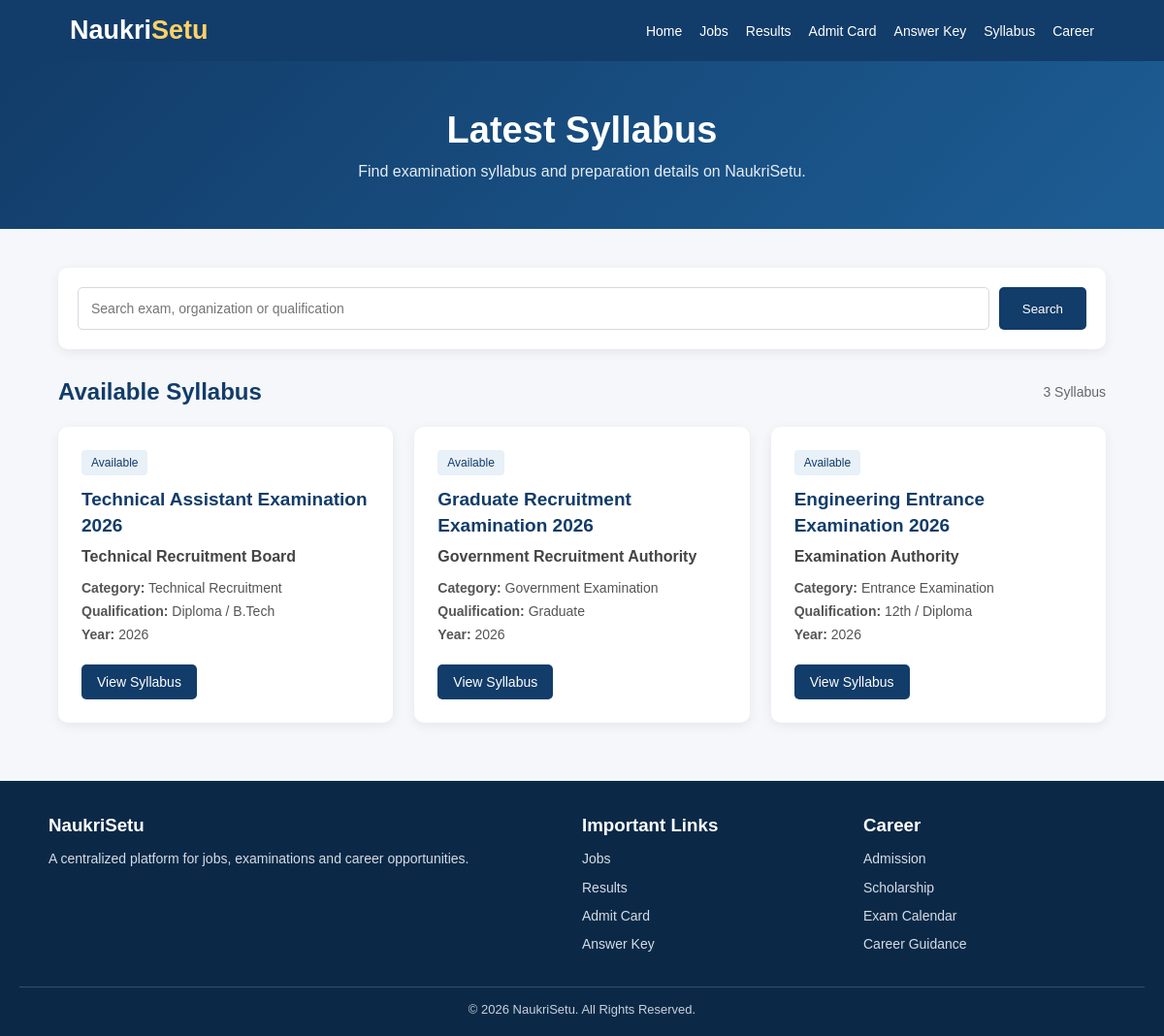
The page /syllabus on the database its author committed.
### tables this page shows
CREATE TABLE syllabus (
            id INTEGER PRIMARY KEY AUTOINCREMENT,
            title TEXT NOT NULL,
            organization TEXT NOT NULL,
            category TEXT,
            qualification TEXT,
            syllabus_date TEXT,
            syllabus_link TEXT,
            status TEXT DEFAULT 'Available'
        );

### app.py (the view)
@app.route("/syllabus")
def syllabus():
    connection = get_db_connection()
    data = connection.execute(
        "SELECT * FROM syllabus ORDER BY id DESC"
    ).fetchall()
    connection.close()
    return render_template(
        "syllabus.html",
        syllabus=data
    )

### app.py (called while the page is built)
def get_db_connection():
    connection = sqlite3.connect(DATABASE)
    connection.row_factory = sqlite3.Row
    return connection

### templates/syllabus.html (shortened to what this page needs)
<!DOCTYPE html>
<html lang="en">
<head>
</head>
<body>
<header>
    <div class="header-container">
        <div class="logo">
            Naukri<span>Setu</span>
        </div>
        <nav>
            <a href="/">Home</a>
            <a href="/jobs">Jobs</a>
            <a href="/results">Results</a>
            <a href="/admit-card">Admit Card</a>
            <a href="/answer-key">Answer Key</a>
            <a href="/syllabus">Syllabus</a>
            <a href="/career">Career</a>
        </nav>
    </div>
</header>
<section class="hero">
    <h1>Latest Syllabus</h1>
    <p>
        Find examination syllabus and preparation details
        on NaukriSetu.
    </p>
</section>
<div class="container">
    <div class="search-box">
        <form
            class="search-form"
            method="GET"
            action="/syllabus"
        >
            <input
                type="text"
                name="search"
                value="{{ request.args.get('search', '') }}"
                placeholder="Search exam, organization or qualification"
            >
            <button type="submit">
                Search
            </button>
        </form>
    </div>
    <div class="section-heading">
        <h2>Available Syllabus</h2>
        <div class="count">
            {{ syllabus|length }} Syllabus
        </div>
    </div>
    <div class="syllabus-grid">
        {% for item in syllabus %}
        <div class="syllabus-card">
            <span class="badge">
                {{ item['status'] }}
            </span>
            <h3>
                {{ item['title'] }}
            </h3>
            <div class="organization">
                {{ item['organization'] }}
            </div>
            <div class="info">
                <strong>Category:</strong>
                {{ item['category'] }}
            </div>
            <div class="info">
                <strong>Qualification:</strong>
                {{ item['qualification'] }}
            </div>
            <div class="info">
                <strong>Year:</strong>
                {{ item['syllabus_date'] }}
            </div>
            {% if item['syllabus_link'] %}
            <a
                href="{{ item['syllabus_link'] }}"
                class="view-btn"
                target="_blank"
            >
                View Syllabus
            </a>
            {% endif %}
        </div>
        {% endfor %}
    </div>
</div>
<footer>
    <div class="footer-grid">
        <div class="footer-section">
            <h3>NaukriSetu</h3>
            <p>
                A centralized platform for jobs,
                examinations and career opportunities.
            </p>
        </div>
        <div class="footer-section">
            <h3>Important Links</h3>
            <a href="/jobs">Jobs</a>
            <a href="/results">Results</a>
            <a href="/admit-card">Admit Card</a>
            <a href="/answer-key">Answer Key</a>
        </div>
        <div class="footer-section">
            <h3>Career</h3>
            <a href="/admission">Admission</a>
            <a href="/scholarship">Scholarship</a>
            <a href="/exam-calendar">Exam Calendar</a>
            <a href="/career">Career Guidance</a>
        </div>
    </div>
    <div class="copyright">
        © 2026 NaukriSetu. All Rights Reserved.
    </div>
</footer>
</body>
</html>

### templates/syllabus.html (style rules this page uses)
* { box-sizing: border-box; margin: 0; padding: 0; }
body { font-family: Arial, Helvetica, sans-serif; background: #f5f7fb; color: #222; }
header { background: #123c69; color: white; padding: 16px 6%; }
.header-container { max-width: 1250px; margin: auto; display: flex; align-items: center; justify-content: space-between; }
.logo { font-size: 27px; font-weight: bold; }
.logo span { color: #ffd166; }
nav { display: flex; gap: 18px; flex-wrap: wrap; }
nav a { color: white; text-decoration: none; font-size: 14px; }
.hero { background: linear-gradient(135deg, #123c69, #1d5d94); color: white; text-align: center; padding: 50px 20px; }
.hero h1 { font-size: 38px; margin-bottom: 12px; }
.hero p { color: #e5edf5; }
.container { width: 90%; max-width: 1200px; margin: 40px auto; }
.search-box { background: white; padding: 20px; border-radius: 10px; box-shadow: 0 3px 12px rgba(0,0,0,0.07); margin-bottom: 30px; }
.search-form { display: flex; gap: 10px; }
.search-form input { flex: 1; padding: 13px; border: 1px solid #d5d9df; border-radius: 5px; font-size: 14px; }
.search-form button { background: #123c69; color: white; border: none; padding: 13px 24px; border-radius: 5px; cursor: pointer; }
.section-heading { display: flex; justify-content: space-between; align-items: center; margin-bottom: 22px; }
.section-heading h2 { color: #123c69; }
.count { color: #666; font-size: 14px; }
.syllabus-grid { display: grid; grid-template-columns: repeat(3, 1fr); gap: 22px; }
.syllabus-card { background: white; padding: 24px; border-radius: 10px; box-shadow: 0 3px 12px rgba(0,0,0,0.07); transition: 0.2s; }
.badge { display: inline-block; background: #e8f0f8; color: #123c69; padding: 6px 10px; border-radius: 4px; font-size: 12px; margin-bottom: 12px; }
.syllabus-card h3 { color: #123c69; font-size: 19px; line-height: 1.4; margin-bottom: 10px; }
.organization { font-weight: bold; color: #444; margin-bottom: 15px; }
.info { color: #555; font-size: 14px; margin: 8px 0; }
.view-btn { display: inline-block; margin-top: 15px; background: #123c69; color: white; padding: 10px 16px; border-radius: 5px; text-decoration: none; font-size: 14px; }
footer { background: #0b2947; color: white; margin-top: 60px; padding: 35px 20px 20px; }
.footer-grid { max-width: 1100px; margin: auto; display: grid; grid-template-columns: 2fr 1fr 1fr; gap: 30px; }
.footer-section h3 { margin-bottom: 12px; }
.footer-section p, .footer-section a { color: #d5dce4; font-size: 14px; line-height: 1.6; }
.footer-section a { display: block; text-decoration: none; margin-bottom: 7px; }
.copyright { text-align: center; border-top: 1px solid #36506a; margin-top: 25px; padding-top: 15px; color: #c8d2dc; font-size: 13px; }

### rows shown on the page
syllabus: status "Available", title "Technical Assistant Examination 2026", organization "Technical Recruitment Board", category "Technical Recruitment", qualification "Diploma / B.Tech", syllabus_date "2026"
syllabus: status "Available", title "Graduate Recruitment Examination 2026", organization "Government Recruitment Authority", category "Government Examination", qualification "Graduate", syllabus_date "2026"
syllabus: status "Available", title "Engineering Entrance Examination 2026", organization "Examination Authority", category "Entrance Examination", qualification "12th / Diploma", syllabus_date "2026"

### other values the page prints
{{ syllabus|length }} "3"
